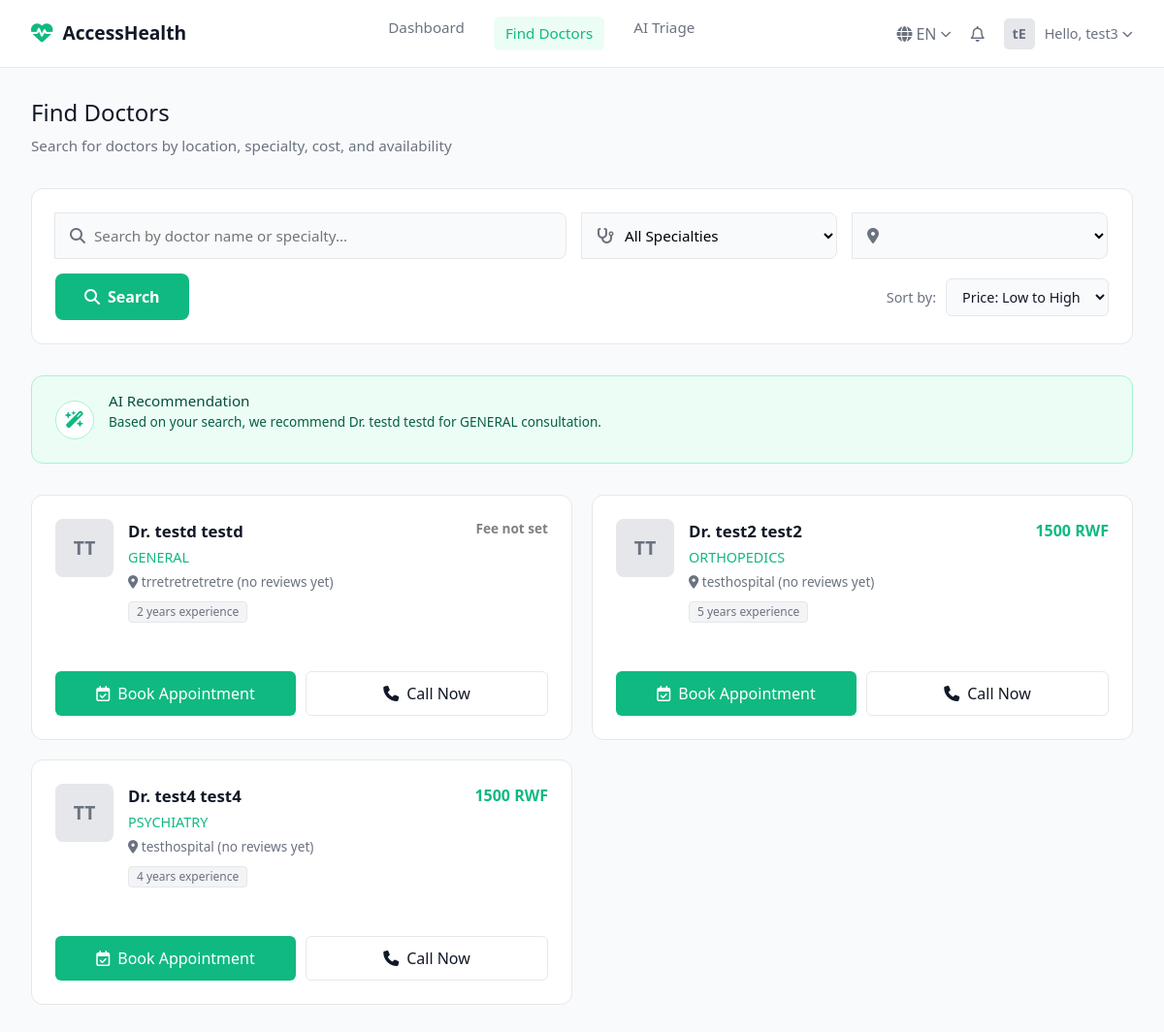
The app's page /patient/find-doctors/ (signed in) with its own data.
### webapp/models.py (models this page shows, shortened)
class Doctor(models.Model):
    SPECIALIZATION_CHOICES = [
        ('CARDIOLOGY', 'Cardiology'),
        ('NEUROLOGY', 'Neurology'),
        ('ORTHOPEDICS', 'Orthopedics'),
        ('PEDIATRICS', 'Pediatrics'),
        ('PSYCHIATRY', 'Psychiatry'),
        ('ONCOLOGY', 'Oncology'),
        ('GENERAL', 'General Practice'),
    ]
    GENDER_CHOICES = [
        ('M', 'Male'),
        ('F', 'Female'),
    ]
    user = models.OneToOneField(
        CustomUser,
        on_delete=models.CASCADE,
        related_name='doctor_profile'
    )
    doctor_licence_number = models.CharField(
        max_length=50,
        unique=True,
        help_text="Medical license number"
    )
    first_name = models.CharField(max_length=100)
    last_name = models.CharField(max_length=100)
    dob = models.DateField()
    district = models.CharField(max_length=100,default="kigali")
    sector = models.CharField(max_length=100,default="Gasabo")
    gender = models.CharField(max_length=1, choices=GENDER_CHOICES)
    primary_practice_district = models.CharField(max_length=100)
    phone_number = models.CharField(max_length=15)
    hospital_or_clinic_affiliation = models.CharField(
        max_length=200,
        blank=True,
        null=True
    )
    specialization = models.CharField(
        max_length=100,
        choices=SPECIALIZATION_CHOICES
    )
    years_of_experience = models.PositiveIntegerField(
        validators=[MinValueValidator(0)]
    )
    professional_bio = models.TextField(blank=True, null=True)
    profile_image = models.ImageField(
        upload_to='doctor_profiles/',
        blank=True,
        null=True
    )
    is_available = models.BooleanField(default=True)
    created_at = models.DateTimeField(auto_now_add=True)
    updated_at = models.DateTimeField(auto_now=True)
    notify_email = models.BooleanField(default=True)
    notify_sms = models.BooleanField(default=False)
    notify_in_app = models.BooleanField(default=True)
    hospitals = models.ManyToManyField(
        Hospital,
        through="DoctorHospital",
        related_name="doctors",
        blank=True,
    )
    class Meta:
        ordering = ['last_name', 'first_name']
        indexes = [
            models.Index(fields=['user']),
            models.Index(fields=['specialization']),
            models.Index(fields=['hospital_or_clinic_affiliation']),
        ]

### webapp/views.py (the view)
# urls.py: path("patient/find-doctors/", views.find_doctors_view, name="find_doctors"),
@login_required
def find_doctors_view(request):
    q = request.GET.get("q", "").strip()
    specialty = request.GET.get("specialty", "")
    location = request.GET.get("location", "")
    sort = request.GET.get("sort", "price_asc")
    doctors_qs = Doctor.objects.all()
    if q:
        doctors_qs = doctors_qs.filter(
            Q(first_name__icontains=q) |
            Q(last_name__icontains=q) |
            Q(specialization__icontains=q)
        )
    if specialty and specialty != "all":
        doctors_qs = doctors_qs.filter(specialization__iexact=specialty)
    if location and location != "all":
        doctors_qs = doctors_qs.filter(primary_practice_district__iexact=location)
    fee_subquery = DoctorHospital.objects.filter(
            doctor=OuterRef("pk")
        ).values('hospital__consultation_fee')[:1]
    doctors_qs = doctors_qs.annotate(
        avg_rating=Avg("reviews__rating"),
        review_count=Count("reviews"),
        consultation_fee=Subquery(fee_subquery)
    )
    if sort == "price_desc":
        doctors_qs = doctors_qs.order_by("-consultation_fee")
    elif sort == "price_asc":
        doctors_qs = doctors_qs.order_by("consultation_fee")
    else:
        doctors_qs = doctors_qs.order_by("-avg_rating")
    paginator = Paginator(doctors_qs, 6)
    page_number = request.GET.get("page")
    doctors_page = paginator.get_page(page_number)
    unique_locations = Doctor.objects.values_list(
        "primary_practice_district", flat=True
    ).distinct().order_by("primary_practice_district")
    unique_specialties = Doctor.objects.values_list(
        "specialization", flat=True
    ).distinct().order_by("specialization")
    booking_form = PatientBookAppointmentForm()
    context = {
        "doctors_page": doctors_page,
        "booking_form": booking_form,
        "locations": unique_locations,
        "specialties": unique_specialties,
        "q": q,
        "selected_specialty": specialty,
        "selected_location": location,
        "sort": sort,
    }
    return render(request, "find_doctors.html", context)

### webapp/forms.py (shortened to what this page needs)
class PatientBookAppointmentForm(forms.ModelForm):
    class Meta:
        model = Appointment
        fields = ['doctor', 'appointment_date', 'appointment_time', 'appointment_type', 'notes']
        widgets = {
            'doctor': forms.Select(attrs={'class': 'form-select'}),
            'appointment_date': forms.DateInput(attrs={'class': 'form-control', 'type': 'date'}),
            'appointment_time': forms.TimeInput(attrs={'class': 'form-control', 'type': 'time'}),
            'appointment_type': forms.Select(attrs={'class': 'form-select'}),
            'notes': forms.Textarea(attrs={'class': 'form-control', 'rows': 3, 'placeholder': 'Describe your symptoms...'}),
        }
    def __init__(self, *args, **kwargs):
        super(PatientBookAppointmentForm, self).__init__(*args, **kwargs)
        self.fields['doctor'].empty_label = "Select a Doctor"

### webapp/templates/find_doctors.html (shortened to what this page needs)
<!DOCTYPE html>
<html lang="en">
<head>
    <link href="https://cdn.jsdelivr.net/npm/bootstrap@5.3.3/dist/css/bootstrap.min.css" rel="stylesheet">
    <link rel="stylesheet" href="https://cdnjs.cloudflare.com/ajax/libs/font-awesome/6.4.0/css/all.min.css">
</head>
<body>
    <header>
        <a href="{% url 'patient_dashboard'%}" class="logo">
            <i class="fa-solid fa-heart-pulse"></i> AccessHealth
        </a>
        <nav class="nav-links">
            <a href="{% url 'patient_dashboard'%}">Dashboard</a>
            <a href="#" class="active">Find Doctors</a>
            <a href="{% url 'triage_page'%}">AI Triage</a>
        </nav>
        <div class="user-controls">
    <div class="language-dropdown">
        <button class="lang-toggle">
            <i class="fa-solid fa-globe"></i>
            <span id="current-lang">EN</span>
            <i class="fa-solid fa-chevron-down" style="font-size: 0.7rem;"></i>
        </button>
    </div>
    <div class="notification-wrapper">
    <button class="notification-button" id="notificationToggle">
        <i class="fa-regular fa-bell"></i>
    </button>
</div>
    <div class="user-profile dropdown-profile">
        <div class="avatar">
            {{ request.user.first_name|first }}{{ request.user.last_name|first }}
        </div>
        <button class="profile-toggle">
            <span>Hello, {{ request.user.first_name }}</span>
            <i class="fa-solid fa-chevron-down" style="font-size: 0.7rem;"></i>
        </button>
    </div>
</div>
    </header>
    <main>
    <h1 class="page-title">Find Doctors</h1>
    <p class="subtitle">Search for doctors by location, specialty, cost, and availability</p>
    <form class="search-container" method="get">
        <div class="search-inputs">
            <div class="input-group" style="flex: 2;">
                <i class="fa-solid fa-magnifying-glass"></i>
                <input type="text"
                       name="q"
                       class="input-field"
                       placeholder="Search by doctor name or specialty..."
                       value="{{ q }}">
            </div>
            <div class="input-group">
                <i class="fa-solid fa-stethoscope"></i>
                <select class="input-field" name="specialty">
                    <option value="all">All Specialties</option>
                </select>
            </div>
            <div class="input-group">
                <i class="fa-solid fa-location-dot"></i>
                <select class="input-field" name="location">
                    {% for loc in locations %}
                        <option value="{{ loc }}"
                                {% if loc == selected_location %}selected{% endif %}>
                        </option>
                    {% endfor %}
                </select>
            </div>
        </div>
        <div style="display: flex; justify-content: space-between; align-items: center;">
            <button type="submit" class="btn-search">
                <i class="fa-solid fa-magnifying-glass"></i> Search
            </button>
            <div class="sort-bar">
                <span>Sort by:</span>
                <select class="sort-select" name="sort">
                    <option value="price_asc">Price: Low to High</option>
                </select>
            </div>
        </div>
    </form>
    {% if doctors_page.object_list %}
        {% with rec=doctors_page.object_list.0 %}
            <div class="ai-banner">
                <div class="ai-icon"><i class="fa-solid fa-wand-magic-sparkles"></i></div>
                <div class="ai-text">
                    <h3>AI Recommendation</h3>
                    <p>
                        Based on your search, we recommend
                        Dr. {{ rec.first_name }} {{ rec.last_name }}
                        for {{ rec.specialization }} consultation.
                    </p>
                </div>
            </div>
        {% endwith %}
    {% endif %}
    <div class="doctors-grid">
        {% if doctors_page.object_list %}
            {% for d in doctors_page.object_list %}
                <div class="doctor-card">
                    <div class="doc-header">
                        <div class="doc-avatar">
                            {{ d.first_name|first|upper }}{{ d.last_name|first|upper }}
                        </div>
                        <div class="doc-details">
                            <div class="doc-name-row">
                                <span class="doc-name">
                                    Dr. {{ d.first_name }} {{ d.last_name }}
                                </span>
                                {% if d.consultation_fee %}
                                    <span class="doc-price">
                                        {{ d.consultation_fee }} RWF
                                    </span>
                                {% else %}
                                    <span class="doc-price" style="color: gray; font-size: 0.85rem;">
                                        Fee not set
                                    </span>
                                {% endif %}
                            </div>
                            <div class="doc-specialty">{{ d.specialization }}</div>
                           <div class="doc-location">
                                <span>
                                    <i class="fa-solid fa-location-dot"></i>
                                    {{ d.hospital_or_clinic_affiliation }}
                                    {% if d.avg_rating %}
                                        <span class="rating">
                                            <i class="fa-solid fa-star"></i>
                                            {{ d.avg_rating|floatformat:1 }}
                                        </span>
                                        <span class="review-count">
                                            ({{ d.review_count }} reviews)
                                        </span>
                                    {% else %}
                                        <span class="review-count">(no reviews yet)</span>
                                    {% endif %}
                                </span>
                            </div>
                            <div class="badges-row">
                                <span class="badge badge-exp">
                                    {{ d.years_of_experience }} years experience
                                </span>
                            </div>
                        </div>
                    </div>
                    <div class="card-actions">
                        <button type="button" class="btn-book" data-bs-toggle="modal" data-bs-target="#bookModal{{ d.id }}">
                            <i class="fa-regular fa-calendar-check"></i> Book Appointment
                        </button>
                        <button type="button" class="btn-call" data-bs-toggle="modal" data-bs-target="#callModal{{ d.id }}">
                            <i class="fa-solid fa-phone"></i> Call Now
                        </button>
                    </div>
                </div>
            {% endfor %}
        {% else %}
            <p style="margin-top:1rem; color:gray;">No doctors found for this search.</p>
        {% endif %}
    </div>
</main>
</body>
</html>

### records on screen
Doctor: first_name "testd", last_name "testd", specialization "GENERAL", first_name|first "T", last_name|first "T", shows "Fee not set", hospital_or_clinic_affiliation "trretretretretre", shows "(no reviews yet)", years_of_experience "2"
Doctor: first_name|first "T", last_name|first "T", first_name "test2", last_name "test2", consultation_fee "1500", specialization "ORTHOPEDICS", hospital_or_clinic_affiliation "testhospital", shows "(no reviews yet)", years_of_experience "5"
Doctor: first_name|first "T", last_name|first "T", first_name "test4", last_name "test4", consultation_fee "1500", specialization "PSYCHIATRY", hospital_or_clinic_affiliation "testhospital", shows "(no reviews yet)", years_of_experience "4"

### other values on screen
{{ request.user.first_name|first }} "t"
{{ request.user.last_name|first }} "E"
{{ request.user.first_name }} "test3"
